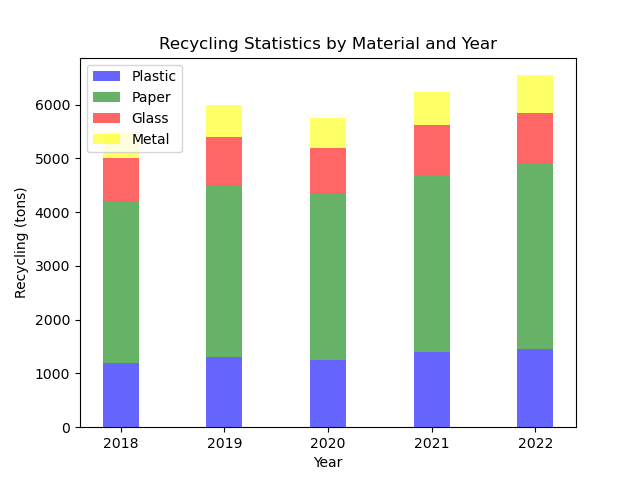

This chart was generated by the following Python code:

import matplotlib.pyplot as plt
import numpy as np

# Data from the provided table
data = [
    {'Year': 2018, 'Plastic Recycling (tons)': 1200, 'Paper Recycling (tons)': 3000,
     'Glass Recycling (tons)': 800, 'Metal Recycling (tons)': 500},
    {'Year': 2019, 'Plastic Recycling (tons)': 1300, 'Paper Recycling (tons)': 3200,
     'Glass Recycling (tons)': 900, 'Metal Recycling (tons)': 600},
    {'Year': 2020, 'Plastic Recycling (tons)': 1250, 'Paper Recycling (tons)': 3100,
     'Glass Recycling (tons)': 850, 'Metal Recycling (tons)': 550},
    {'Year': 2021, 'Plastic Recycling (tons)': 1400, 'Paper Recycling (tons)': 3300,
     'Glass Recycling (tons)': 920, 'Metal Recycling (tons)': 620},
    {'Year': 2022, 'Plastic Recycling (tons)': 1450, 'Paper Recycling (tons)': 3450,
     'Glass Recycling (tons)': 950, 'Metal Recycling (tons)': 700}
]

# Parsing data
years = [item['Year'] for item in data]
plastic = [item['Plastic Recycling (tons)'] for item in data]
paper = [item['Paper Recycling (tons)'] for item in data]
glass = [item['Glass Recycling (tons)'] for item in data]
metal = [item['Metal Recycling (tons)'] for item in data]

# Bar chart configuration
bar_width = 0.35
index = np.arange(len(years))

# Plotting the bars
fig, ax = plt.subplots()

bars_plastic = ax.bar(index, plastic, bar_width, label='Plastic', color='blue', alpha=0.6)
bars_paper = ax.bar(index, paper, bar_width, label='Paper', color='green', alpha=0.6, bottom=plastic)
bars_glass = ax.bar(index, glass, bar_width, label='Glass', color='red', alpha=0.6, 
                    bottom=[i+j for i,j in zip(plastic, paper)])
bars_metal = ax.bar(index, metal, bar_width, label='Metal', color='yellow', alpha=0.6, 
                    bottom=[i+j+k for i,j,k in zip(plastic, paper, glass)])

# Adding labels and title
ax.set_xlabel('Year')
ax.set_ylabel('Recycling (tons)')
ax.set_title('Recycling Statistics by Material and Year')
ax.set_xticks(index)
ax.set_xticklabels(years)

# Adding a legend
ax.legend()

# Showing the plot
plt.show()
